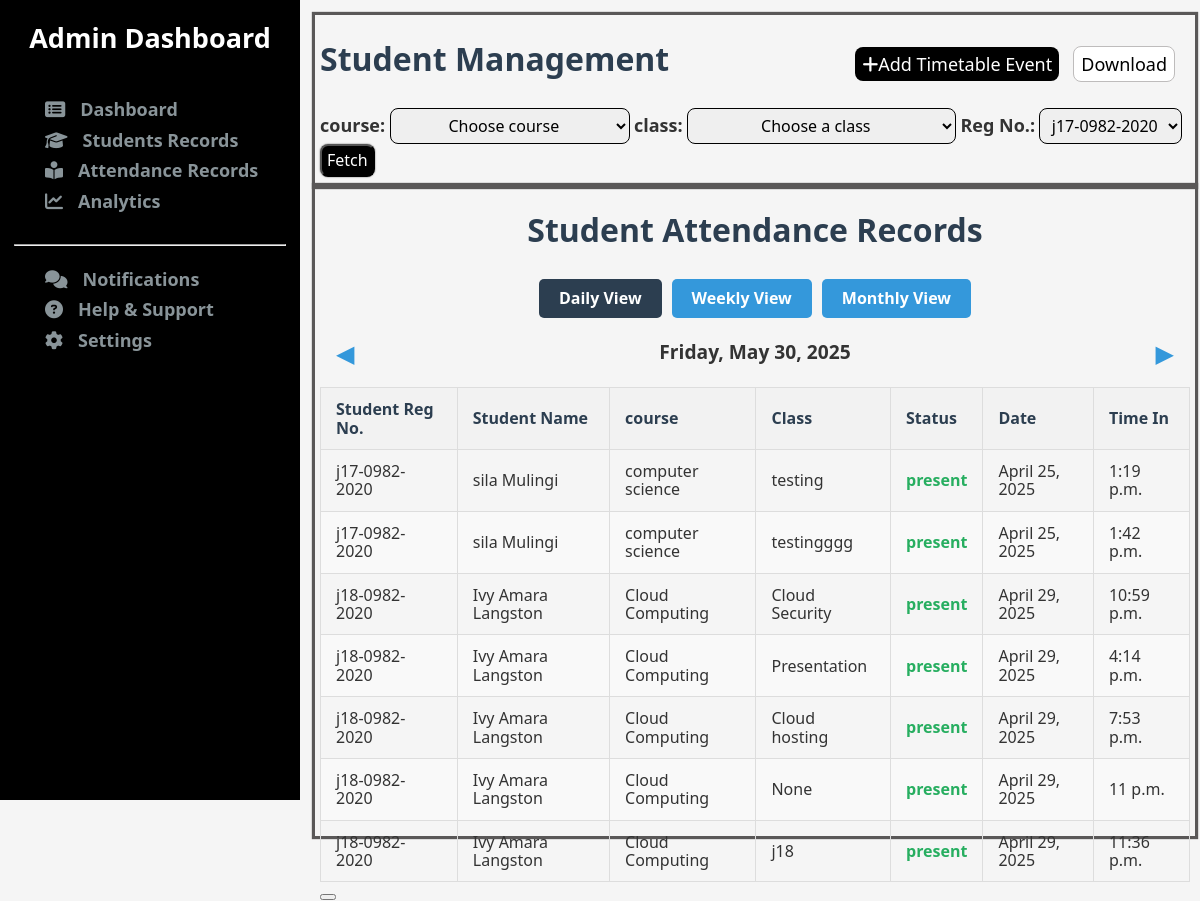
/customAdmin/attendanceRecords/, run on an earlier commit of the app's database.
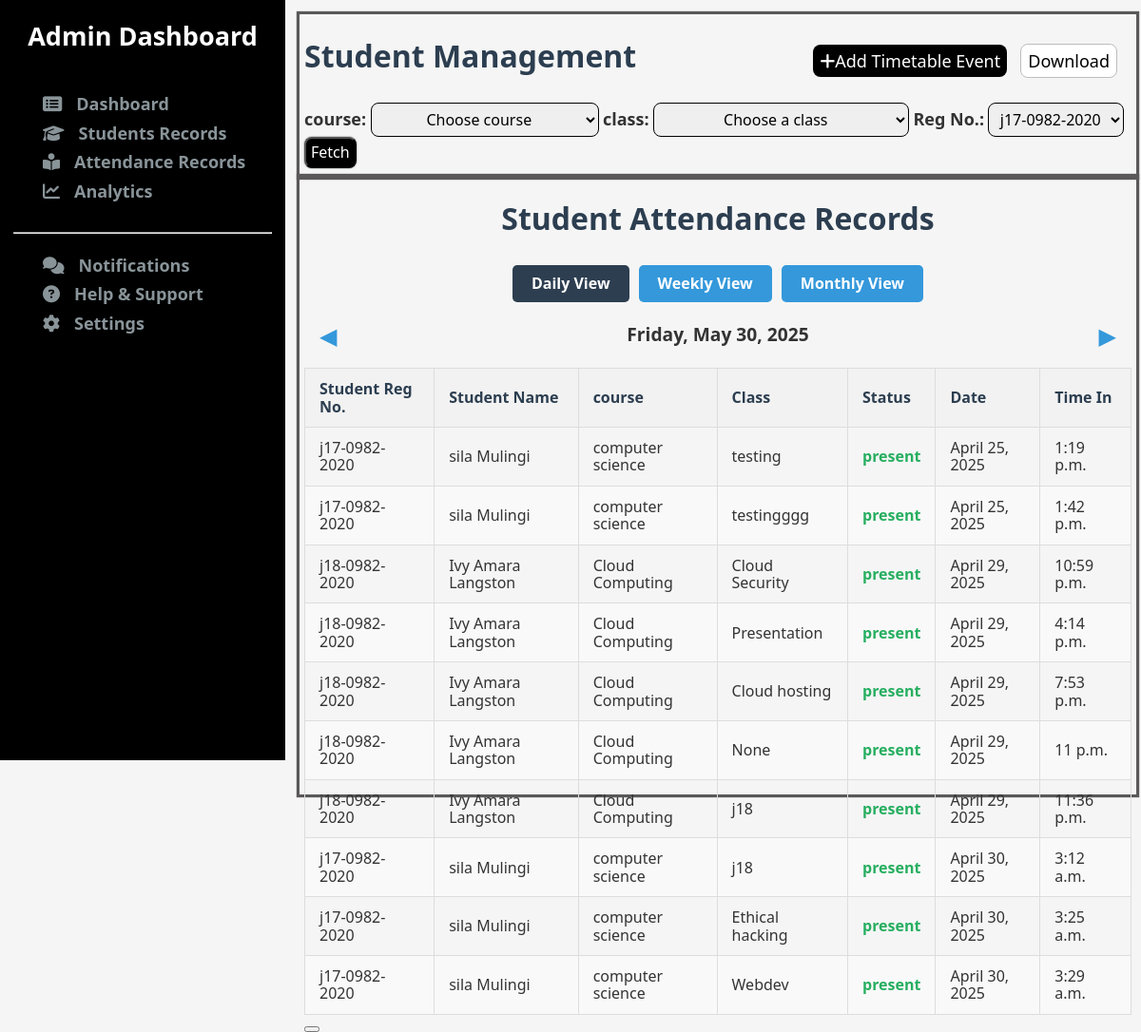
And on a later commit of the database.
### coreApp/models.py (models this page shows, shortened)
class Attendance(models.Model):
    student = models.ForeignKey(StudentProfile, on_delete=models.CASCADE)
    class_name = models.CharField(max_length=200)
    date = models.DateField(auto_now_add=True)
    time = models.TimeField(auto_now_add=True)
    status = models.CharField(max_length=20, choices=[
        ('present', 'Present'),
        ('absent', 'Absent'),
    ], default='absent')

class StudentProfile(models.Model):
    first_name = models.CharField(max_length=256)  # null=False is default for CharField
    last_name = models.CharField(max_length=256)
    username = models.CharField(max_length=256, unique=True)
    course = models.CharField(max_length=200)
    phone = models.BigIntegerField(unique=True)
    email = models.EmailField(unique=False)
    password = models.CharField(max_length=256)
    middle_name = models.CharField(
        max_length=256,
        blank=True,  # Allows empty string in forms
        null=True,    # Allows NULL in database
        default=''    # Default value when not provided
    )
    ranking = models.CharField(max_length=256, blank=True, default='')
    image = models.ImageField(upload_to='student_photos', blank=True, null=True)

### coreApp/views.py (the view)
# urls.py: path('customAdmin/attendanceRecords/', views.attendanceRecords, name='attendanceRecords'),
def attendanceRecords(request):
    records = Attendance.objects.all()
    context = {}
    context['records'] = records
    return render(request, 'admin/attendanceRecords.html', context)

### templates/admin/attendanceRecords.html (shortened to what this page needs)
{% extends 'admin/adminBase.html' %}
{% load static %}
{% block content %}
    <div class="studentQueries">
        <div class="heading">
            <div class="title">
                <h1>Student Management</h1>
                <div class="actionButtons">
                    <a href="{% url 'createTask' %}" class="btn-add"><button><i class="fa-solid fa-plus"></i>Add Timetable Event</button></a>
                    <button class="btn-download">Download</button>
                </div>
            </div>
            <div class="filters">
                <form action="">
                <label for="course">course: </label>
                <select name="course" id="">
                    <option value="" selected>Choose course</option>
                </select>
                <label for="course">class: </label>
                <select name="course" id="">
                    <option value="">Choose a class</option>
                </select>
                <label for="regNumber">Reg No.:</label>
                    <select name="" id="">
                        <option value="">j17-0982-2020</option>
                    </select>
                 <button type="submit">Fetch</button>
                </form>
            </div>
        </div>
    <div class="results">
        <h1>Student Attendance Records</h1>
        <div class="view-options">
            <button class="view-btn active" id="daily-btn">Daily View</button>
            <button class="view-btn" id="weekly-btn">Weekly View</button>
            <button class="view-btn" id="monthly-btn">Monthly View</button>
        </div>
        <div class="date-navigation">
            <button class="nav-btn" id="prev-btn">&#9664;</button>
            <div class="current-period" id="current-period">Monday, May 15, 2023</div>
            <button class="nav-btn" id="next-btn">&#9654;</button>
        </div>
        <div id="daily-view">
            <table>
                <thead>
                    <tr>
                        <th>Student Reg No.</th>
                        <th>Student Name</th>
                        <th>course</th>
                        <th>Class</th>
                        <th>Status</th>
                        <th>Date</th>
                        <th>Time In</th>
                    </tr>
                </thead>
                <tbody>
                {% for record in records %}
                    <tr>
                        <td>{{record.student.username}}</td>
                        <td>{{record.student.first_name}} {{record.student.middle_name}} {{record.student.last_name}}</td>
                        <td>{{record.student.course}}</td>
                        <td>{{record.class_name}}</td>
                        <td class="status-cell present">{{record.status}}</td>
                        <td>{{record.date}}</td>
                        <td>{{record.time}}</td>
                    </tr>
                {% endfor %}
                </tbody>
            </table>
        </div>
        <button class="btn-download"></button>
    </div>
    </div>
{% endblock content %}

### templates/admin/adminBase.html (shortened to what this page needs)
{% load static %}
<!DOCTYPE html>
<html lang="en">
<head>
    <link rel="stylesheet" href="https://cdnjs.cloudflare.com/ajax/libs/font-awesome/6.4.0/css/all.min.css">
    <link rel="stylesheet" href="{% static '/css/admin/admin.css' %}">
</head>
<body>
    <section id="adminDash">
        <div class="leftSideNav">
            <center><h2>Admin Dashboard</h1></center>
            <div class="sideNavButtons1">
                <ul>
                    <a href=""><li><i class="fa-solid fa-rectangle-list"></i>Dashboard</li></a>
                    <a href="{% url 'studentRecords' %}"><li><i class="fa-solid fa-graduation-cap"></i>Students Records</li></a>
                    <a href="{% url 'attendanceRecords' %}"><li><i class="fa-solid fa-book-open-reader"></i>Attendance Records</li></a>
                    <a href=""><li><i class="fa-solid fa-chart-line"></i>Analytics</li></a>
                </ul>
            </div>
            <hr>
            <div class="sideNavButtons2">
                <ul>
                    <a href=""><li><i class="fa-solid fa-comments"></i>Notifications</li></a>
                    <a href=""><li><i class="fa-solid fa-circle-question"></i>Help & Support</li></a>
                    <a href=""><li><i class="fa-solid fa-gear"></i>Settings</li></a>
                </ul>
            </div>
        </div>
        {% block content %}
        {% endblock content %}
    </section>
</body>
</html>

### static/css/admin/admin.css (style rules this page uses)
html { line-height: 1.15; -webkit-text-size-adjust: 100%; }
body { margin: 0; font-family: Arial, sans-serif; }
h1 { font-size: 2em; margin: 0.67em 0; }
hr { box-sizing: content-box; height: 0; overflow: visible; }
a { background-color: transparent; }
button, input, optgroup, select, textarea { font-family: inherit; font-size: 100%; line-height: 1.15; margin: 0; }
button, input { overflow: visible; }
button, select { text-transform: none; }
button, [type="button"], [type="reset"], [type="submit"] { -webkit-appearance: button; }
#adminDash { display: flex; }
#adminDash .leftSideNav { position: fixed; height: 100vh; width: 300px; background-color: black; color: #899499; font-weight: bold; font-size: 18px; }
#adminDash .leftSideNav a { text-decoration: none; color: #899499; }
#adminDash .leftSideNav h2 { color: white; }
#adminDash .leftSideNav .sideNavButtons1 { display: flex; }
#adminDash .leftSideNav .fa-solid { margin-right: 15px; }
#adminDash .leftSideNav li { list-style-type: none; text-decoration: none; text-align: left; padding: 5px; }
#adminDash .leftSideNav hr { width: 90%; color: #899499; }
@media (min-width: 900px) { #adminDash .leftSideNav { width: 300px; } }
#adminDash .studentQueries { width: 85%; padding: 15px; margin-left: 300px; margin-top: 0; }
#adminDash .studentQueries .heading { height: 20vh; width: 100%; border-bottom: 1px rgb(90, 88, 88) solid; box-shadow: 0 0 1px 3px rgb(90, 88, 88); padding: 5px; }
#adminDash .studentQueries .heading .title { display: flex; justify-content: space-between; align-items: center; }
#adminDash .studentQueries .heading .title .actionButtons { margin-right: 5px; }
#adminDash .studentQueries .heading .title .actionButtons .btn-add { color: white; }
#adminDash .studentQueries .heading .title button { padding: 7px; color: white; font-size: 18px; border-radius: 8px; border: none; margin-right: 10px; transition: 1s; }
#adminDash .studentQueries .heading .title button:nth-child(1) { color: white; background-color: black; }
#adminDash .studentQueries .heading .title button:nth-child(2) { color: black; background-color: white; border: 1px solid rgb(190, 188, 188); }
#adminDash .studentQueries .heading .filters label { font-size: 18px; font-weight: bold; }
#adminDash .studentQueries .heading .filters select { padding: 5px; border-radius: 8px; border: 1px solid black; text-align: center; }
#adminDash .studentQueries .heading .filters button[type="submit"] { padding: 5px; border-radius: 8px; box-shadow: 0 0 1px 1px rgba(200, 200, 200, 0.922); transition: 1s ease; background-color: black; color: white; }
#adminDash .studentQueries .results { height: 80vh; width: 100%; box-shadow: 0 0 1px 3px rgb(90, 88, 88); padding: 5px; }

### templates/admin/adminBase.html (style rules this page uses)
table { width: 100%; font-size: 16px; border-collapse: collapse; margin-top: 20px; }
th, td { border: 1px solid #ddd; padding: 8px; text-align: left; }
th { background-color: black; color: white; position: sticky; top: 0; }
tr:nth-child(even) { background-color: #f9f9f9; }
tr { transition: 1s; }
.present { color: green; }

### templates/admin/attendanceRecords.html (style rules this page uses)
body { font-family: 'Segoe UI', Tahoma, Geneva, Verdana, sans-serif; margin: 0; background-color: #f5f5f5; color: #333; }
h1 { color: #2c3e50; text-align: center; margin-bottom: 30px; }
.view-options { display: flex; justify-content: center; margin-bottom: 20px; gap: 10px; flex-wrap: wrap; }
.view-btn { padding: 10px 20px; border: none; border-radius: 5px; background-color: #3498db; color: white; cursor: pointer; font-weight: bold; transition: background-color 0.3s; }
.view-btn.active { background-color: #2c3e50; }
.date-navigation { display: flex; justify-content: space-between; align-items: center; margin-bottom: 20px; padding: 0 10px; }
.nav-btn { background: none; border: none; font-size: 1.5em; cursor: pointer; color: #3498db; }
.current-period { font-weight: bold; font-size: 1.2em; text-align: center; }
table { width: 100%; border-collapse: collapse; margin-top: 20px; }
th, td { padding: 12px 15px; text-align: left; border-bottom: 1px solid #ddd; }
th { background-color: #f2f2f2; font-weight: bold; color: #2c3e50; }
.present { color: #27ae60; }
.status-cell { font-weight: bold; }

What changed in the data, as far as the page shows it:
added Attendance: student.username "j17-0982-2020", student.first_name "sila", student.last_name "Mulingi", student.course "computer science", class_name "j18", status "present", date "April 30, 2025", time "3:12 a.m."
added Attendance: student.username "j17-0982-2020", student.first_name "sila", student.last_name "Mulingi", student.course "computer science", class_name "Ethical hacking", status "present", date "April 30, 2025", time "3:25 a.m."
added Attendance: student.username "j17-0982-2020", student.first_name "sila", student.last_name "Mulingi", student.course "computer science", class_name "Webdev", status "present", date "April 30, 2025", time "3:29 a.m."
